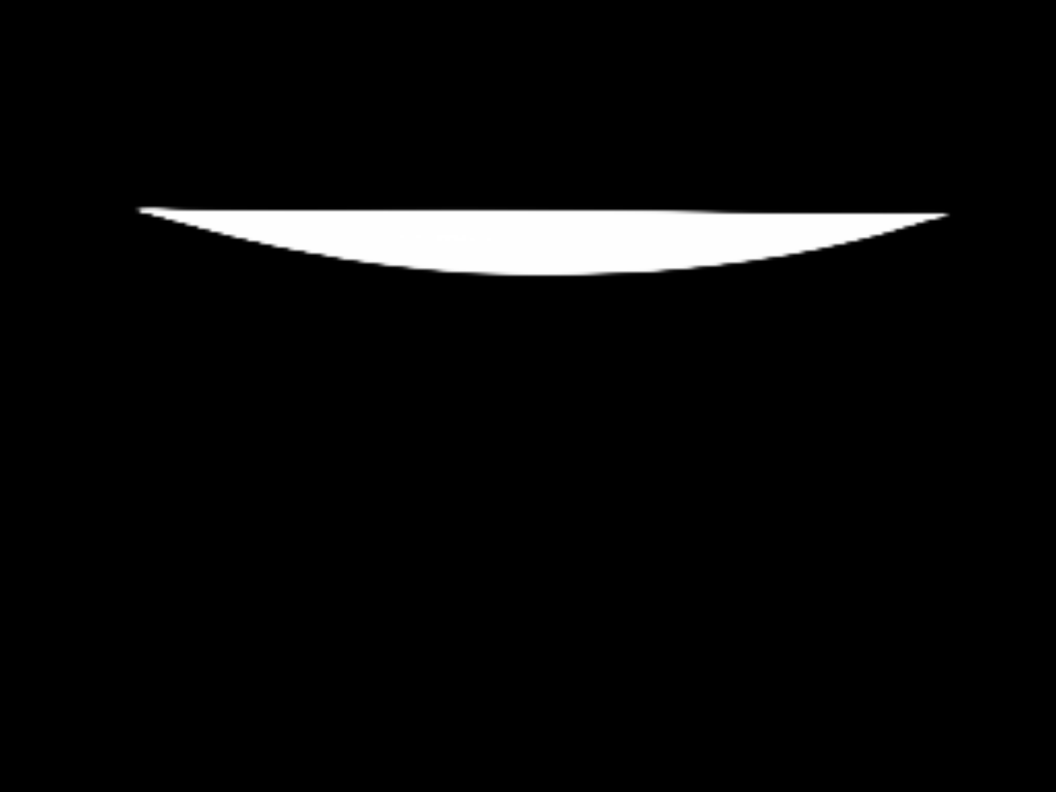
#> input picture image_png/DSC00311.png, 4224 x 3168 px (shown at 1/4 size)
$ python arc_1200.py   (older library calls are emulated)
#> lines starting #> are read from the running program, lines starting #| are printed output that depends on the picture; after the words box and inside, x2 and y2 are one past the last pixel; in counts of white or black regions, pixels touching at a corner belong together
import numpy as np
from PIL import Image
import glob
import cv2
import pandas as pd
import matplotlib.pyplot as plt
from skimage import morphology
from scipy import ndimage
plt.rcParams['font.sans-serif']=['Microsoft YaHei']

# img_path = './images/DSC00311.JPG'  # 1200万像素
img_path = './image_png/DSC00311.png'  # 1200万像素
img = cv2.imread(img_path)
#> img is the input picture: shape (3168, 4224, 3); min 0, max 255, mean 10.7
gray = cv2.cvtColor(img, cv2.COLOR_RGB2GRAY)
# [4 lines of commented-out code are left out]
ret, BW = cv2.threshold(gray, 120, 1, cv2.THRESH_BINARY)
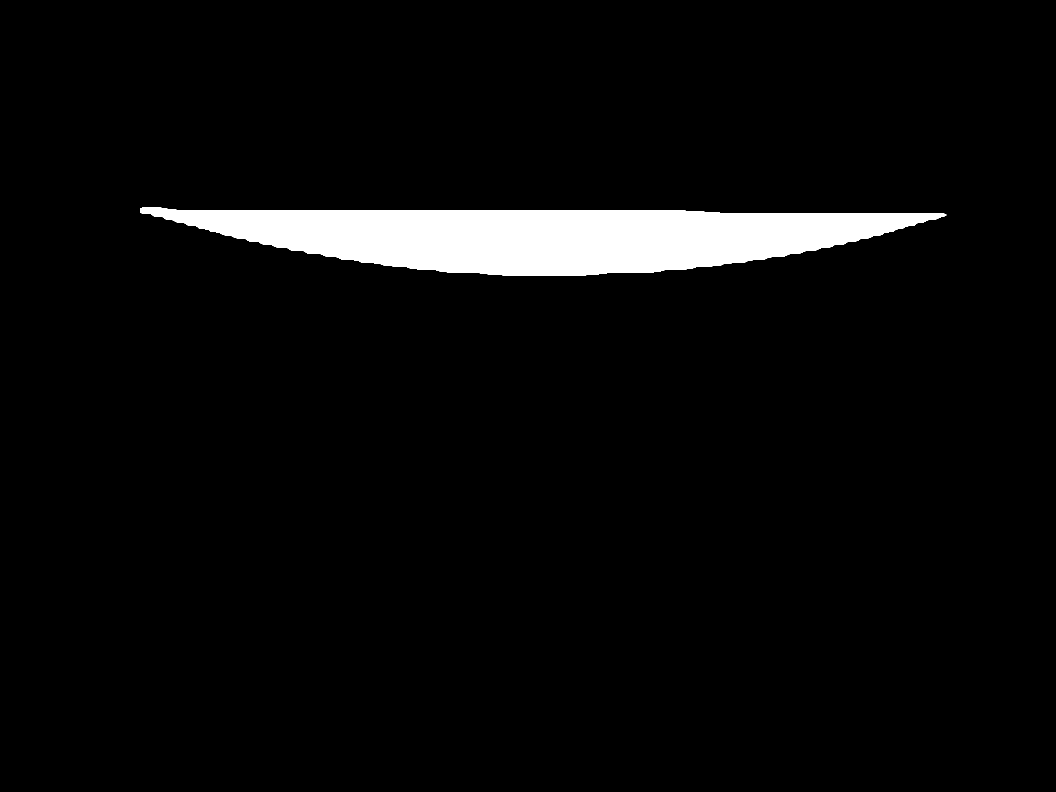
#> BW: shape (3168, 4224) (shown at 1/4 size); values 0 (black) and 1 (white), 4.2% white; 1 white region, box (x1, y1, x2, y2) and area: (560, 830, 3786, 1102) 564702
# [5 lines of commented-out code are left out]

BW = ndimage.binary_fill_holes(BW).astype(np.uint8)
# [4 lines of commented-out code are left out]

(H, W) = BW.shape[:2]
#> H = 3168; W = 4224
area = H * W  # 图片面积
#> area = 13381632
discard = 0.001  # 丢弃面积率
BW = morphology.remove_small_objects(BW > 0, discard*area, connectivity=2)
BW = BW.astype(np.uint8)

# 提取边缘
y, x = np.where(BW == 1)
df = pd.DataFrame({'x': x, 'y': y})
#> df = table of 564702 rows and 2 columns
data_group = df.groupby(['x']).max()
#> data_group = table of 3226 rows and 1 columns
data_group.index.name = 'index'
data_group['x'] = data_group.index
data_group.sort_values('x', ascending=True, inplace=True)
x = np.array(data_group['x']).astype(np.int)
#> x = 3226 values from 560 to 3785
y = np.array(data_group['y']).astype(np.int)
#> y = 3226 values, max 1101 at index 1513, min 847 at index 0, mean 1018.4
plt.figure(3)
origin = cv2.imread('./images/DSC00311.JPG')
plt.imshow(origin)
plt.plot(x, y, color='blue', marker='o',  linewidth=0.5, markersize=5)
plt.show()
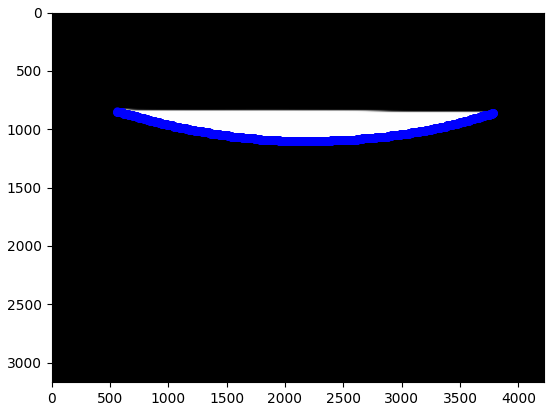
#> figure drawn by matplotlib, 1 panel
print("最大像素点为{}，最小像素点为{}，共有像素点为{}".format(max(x),min(x),max(x)-min(x)))
#| 最大像素点为3785，最小像素点为560，共有像素点为3225

# 提取比例因子
factor = 2/(max(x) - min(x))
#> factor = 0.00062

# 计算曲率
x = x * factor
#> x = 3226 values from 0.347 to 2.35
y = y * factor
#> y = 3226 values, max 0.683 at index 1513, min 0.525 at index 0, mean 0.632
# [4 lines of commented-out code are left out]

length = len(x)
#> length = 3226
delta = 400
K = np.zeros(length)
#> K = 3226 values from 0 to 0

# 全部3274个像素，取局部600个像素
for i in range(delta, length-delta):
    # [11 lines of commented-out code are left out]
    c0 = np.polyfit(x[i - delta:i + delta], y[i - delta:i + delta], 4)  # 挠曲线系数
    c1 = np.array([c0[0] * 4, c0[1] * 3, c0[2]*2])  # 1阶导函数系数
    c2 = np.array([c1[0] * 3, c1[1]*2])  # 2阶导函数系数

    Y = np.poly1d(c0)
    ddy = np.poly1d(c2)
    dy = np.poly1d(c1)
    # y0[i] = Y(x[i])
    K[i] = ddy(x[i]) / ((1 + dy(x[i]) ** 2) ** (3 / 2))
#> this loop made 2426 passes
#> (c0, c1, c2) on passes 1 to 3: ([1.03, -2.66, 2.37, -0.616, 0.551], [4.14, -7.99, 4.73], [12.41, -15.99]), ([1.06, -2.72, 2.41, -0.633, 0.553], [4.23, -8.16, 4.83], [12.69, -16.31]), ([1.08, -2.77, 2.46, -0.649, 0.555], [4.32, -8.32, 4.92], [12.97, -16.64])
#> after the loop, K = 3226 values, max 1.07 at index 555, min -2.93 at index 519, mean -0.116

plt.figure(4)
s = np.array(range(length))
#> s = 3226 values from 0 to 3225
plt.plot(s, K)
plt.title('4次多项式拟合下曲率为0.31的圆弧曲率识别结果')
# plt.savefig('semicircle_3.png', dpi=1080)
plt.show()
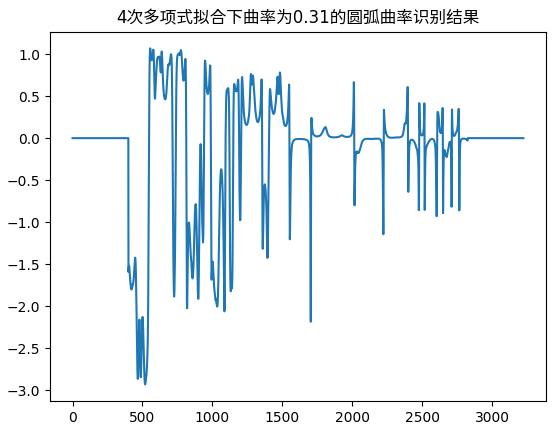
#> figure drawn by matplotlib, 1 panel; curve peaks at x = 555, y = 1.07
plt.close(4)

$ run again, with image_png/DSC00309.png copied over image_png/DSC00311.png
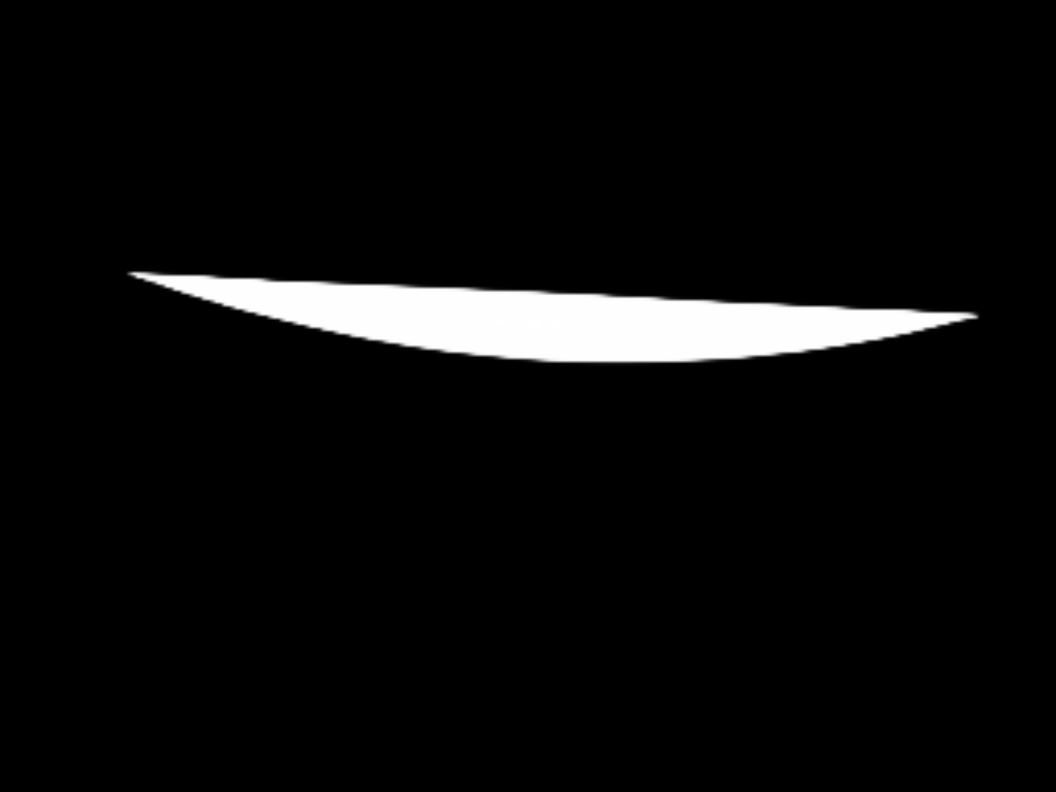
#> input picture image_png/DSC00309.png, 4224 x 3168 px (shown at 1/4 size)
#> img is the input picture: shape (3168, 4224, 3); min 0, max 255, mean 11.8
#> `ret, BW = cv2.threshold(gray, 120, 1, cv2.THRESH_BINARY)`:
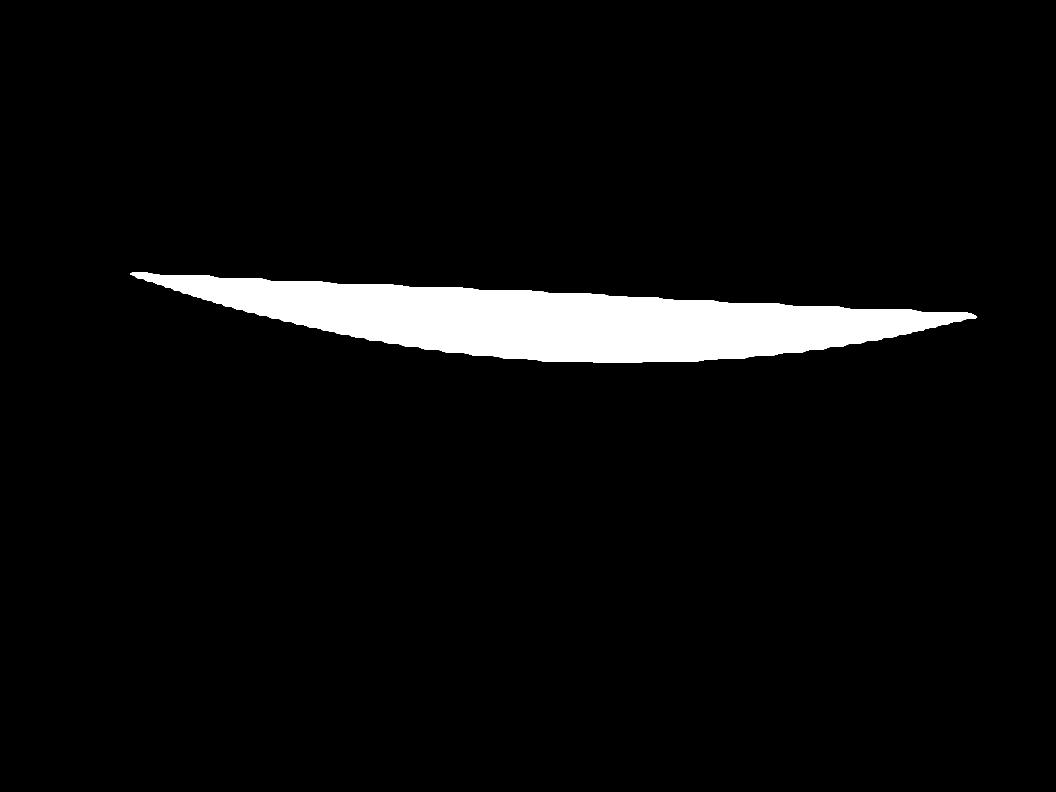
#> BW: shape (3168, 4224) (shown at 1/4 size); values 0 (black) and 1 (white), 4.7% white; 1 white region, box (x1, y1, x2, y2) and area: (520, 1089, 3909, 1449) 624513
#> df = table of 624513 rows and 2 columns
#> data_group = table of 3389 rows and 1 columns
#> `x = np.array(data_group['x']).astype(np.int)`: x = 3389 values from 520 to 3908
#> `y = np.array(data_group['y']).astype(np.int)`: y = 3389 values, max 1448 at index 1852, min 1095 at index 0, mean 1356.5
#| 最大像素点为3908，最小像素点为520，共有像素点为3388
#> factor = 0.00059
#> `x = x * factor`: x = 3389 values from 0.307 to 2.31
#> `y = y * factor`: y = 3389 values, max 0.855 at index 1852, min 0.646 at index 0, mean 0.801
#> length = 3389
#> the loop `for i in range(delta, length-delta):` made 2589 passes
#> (c0, c1, c2) on passes 1 to 3: ([0.66, -1.37, 0.86, 0.132, 0.56], [2.64, -4.1, 1.72], [7.92, -8.19]), ([0.673, -1.4, 0.889, 0.121, 0.562], [2.69, -4.19, 1.78], [8.08, -8.39]), ([0.679, -1.41, 0.906, 0.114, 0.563], [2.72, -4.24, 1.81], [8.15, -8.49])
#> after the loop `for i in range(delta, length-delta):`: K = 3389 values, max 1.21 at index 763, min -3.56 at index 405, mean -0.0882
#> `plt.show()`:
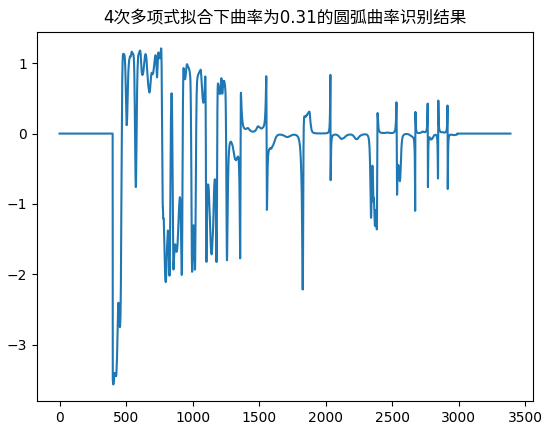
#> figure drawn by matplotlib, 1 panel; curve peaks at x = 763, y = 1.21
